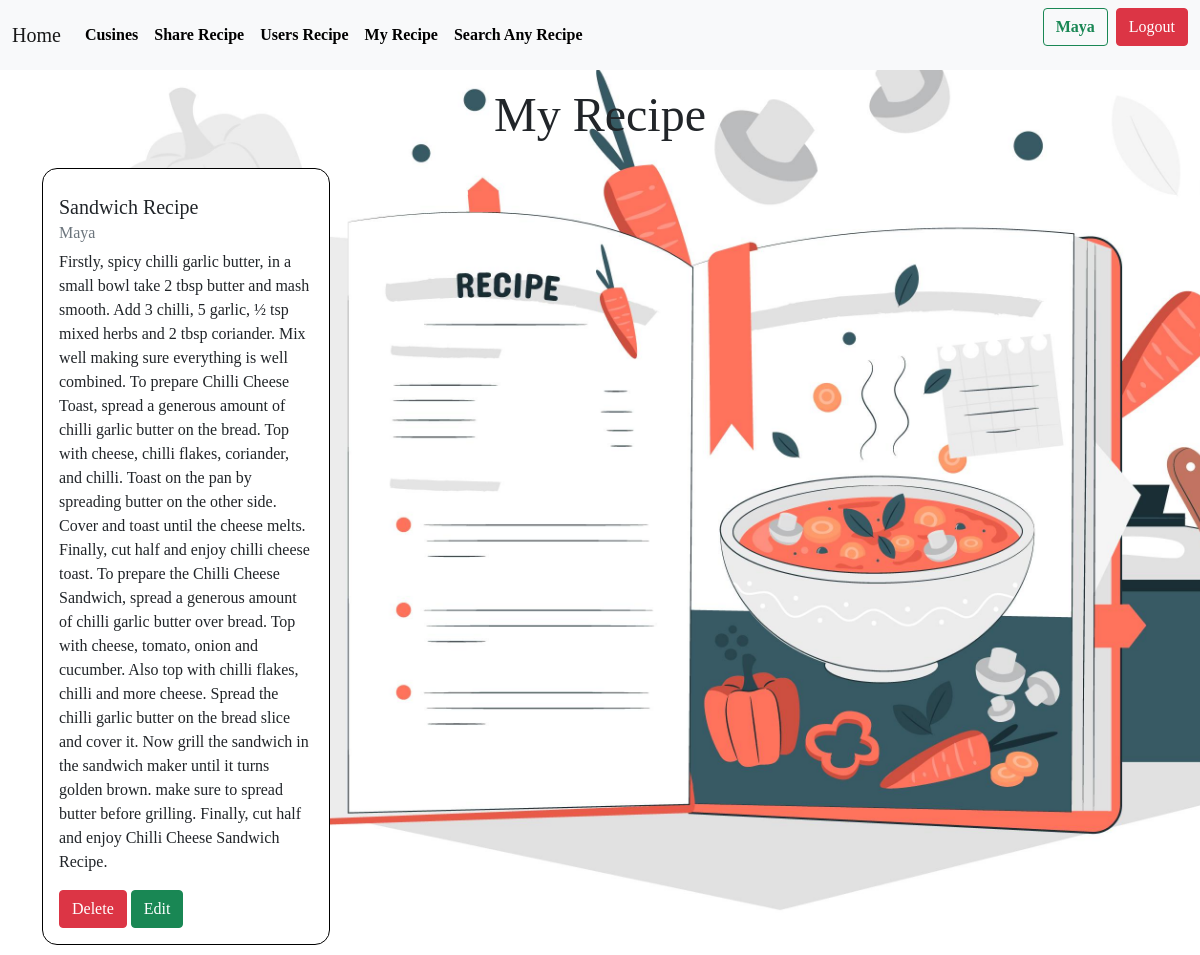
Page /my_recipe (signed in) on the committed database.
### app1/models.py (models this page shows, shortened)
class Recipes(models.Model):
    author=models.ForeignKey(User,on_delete=models.CASCADE)
    food_name=models.CharField(max_length=255)
    recipe=models.TextField()

### app1/views.py (the view)
# urls.py: path('my_recipe',views.my_recipe,name='my_recipe'),
@login_required
def my_recipe(request):
    user_recipes = Recipes.objects.filter(author=request.user)
    return render(request, "myrecipe.html",{"current_user_recipe":user_recipes})

### templates/Myrecipe.html (shortened to what this page needs)
{% extends 'base.html' %}
{% load static %}
{% block content %}
<html lang="en">
<head>
</head>
<body>
    <h1 class="display-5 text-center mt-3">My Recipe</h1>
    <div class="container">
        <div class="row">
            {% for data in current_user_recipe %}
            <div class="col-12 col-md-3 mt-3">
                <div class="card" style="width: 18rem; margin-bottom: 10px;">
                    <div class="card-body" style="margin-top: 10px;">
                      <h5 class="card-title">{{data.food_name}}</h5>
                      <h6 class="card-subtitle mb-2 text-muted">{{data.author}}</h6>
                      <p class="card-text">{{data.recipe}}</p>
                      <a  class="btn btn-danger" onclick="confirmDelete('{{ data.id }}')">Delete</a>
                      <a href="{% url 'edit' data.id %}" class="btn btn-success">Edit</a>
                    </div>
                  </div>
            </div>
            {% endfor %}
        </div>
    </div>
</body>
{% endblock content %}

### templates/base.html (shortened to what this page needs)
{% load static %}
<html lang="en">
<head>
    <link href="https://cdn.jsdelivr.net/npm/bootstrap@5.0.2/dist/css/bootstrap.min.css" rel="stylesheet">
</head>
<body>
    <nav class="navbar navbar-expand-lg navbar-light bg-light ">
        <div class="container-fluid">
          <a class="navbar-brand" href="{% url 'home' %}">Home</a>
          <div class="collapse navbar-collapse" id="navbarSupportedContent">
            <ul class="navbar-nav me-auto mb-2 mb-lg-0 " style="list-style-type: none;">
              <li class="nav-item">
                <a class="nav-link" href="{% url 'indian_dish' %}" style="color: black;"><strong>Cusines</strong></a>
              </li>
              <li class="nav-item">
                <a class="nav-link" href="{% url 'share_recipe' %}" style="color: black;"><strong>Share Recipe</strong></a>
              </li>
              <li class="nav-item">
                <a class="nav-link" href="{% url 'users_recipe' %}" style="color: black;"><strong>Users Recipe</strong></a>
              </li>
              <li class="nav-item">
                <a class="nav-link" href="{% url 'my_recipe' %}" style="color: black;"><strong>My Recipe</strong></a>
              </li>
              <li class="nav-item">
                <a class="nav-link" href= "{% url 'search' %}" style="color: black;"><strong>Search Any Recipe</strong></a>
              </li>
          </ul>
          {% if request.user.is_authenticated %}
          <ul class="d-flex align-items-center" style="list-style-type: none;">
            <li class="nav-item " style="list-style-type: none;">
                <a class="btn btn-outline-success me-2 text-end " ><strong>{{request.user|capfirst}}</strong></a>
            </li>
            <li class="nav-item ms-auto" style="list-style-type: none;">
                <a class="btn btn-danger" href="{% url 'Logout' %}">Logout</a>
            </li>
            {% else %}
            <li class="nav-item" style="list-style-type: none;">
              <a class="btn btn-danger text-white" href="{% url 'user_auth' %}" style=" color: black;"><strong>Login</strong></a>
            </li>
          </ul>
          {% endif %}
          </div>
        </div>
      </nav>
      {% block content %}
      {% endblock %}
</body>
</html>

### templates/base.html (style rules this page uses)
.navbar-nav { font-family: 'Helvatica'; }

### rows in the picture
Recipes: food_name "Sandwich Recipe", author "Maya", recipe "Firstly, spicy chilli garlic butter, in a small bowl take 2 tbsp butter and mash smooth. Add 3 chilli, 5 garlic, ½ tsp mixed herbs and 2 tbsp coriander. Mix well making sure everything is well combined. To prepare Chilli Cheese Toast, spread a generous amount of chilli garlic butter on the bread. Top with cheese, chilli flakes, coriander, and chilli. Toast on the pan by spreading butter on the other side. Cover and toast until the cheese melts. Finally, cut half and enjoy chilli cheese toast. To prepare the Chilli Cheese Sandwich, spread a generous amount of chilli garlic butter over bread. Top with cheese, tomato, onion and cucumber. Also top with chilli flakes, chilli and more cheese.…"

### other values in the picture
{{ request.user|capfirst }} "Maya"
